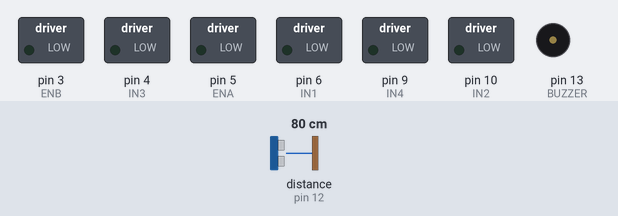
This sketch was run on a simulated Arduino Uno, built with avr-gcc and run on an emulated ATmega328P. Shown: switched loads named in the sketch (green lamp = pin HIGH), buzzer (waves = sounding, pin HIGH). Wiring (inferred from the names in the program): ultrasonic range finder: trigger pin 11; echo pin 12. The inputs (shaded band) are chosen by the test bench; at power-on: distance to the obstacle (sensor on pin 12) 80 cm. The echo pulse lasts 58.3 µs per cm; pins used as bus, display or sensor lines are not drawn.

Above: at 1.2 s.
1.3 s: distance to the obstacle (sensor on pin 12) set to 13 cm
2.8 s: distance to the obstacle (sensor on pin 12) set to 10 cm
At 4.8 s:
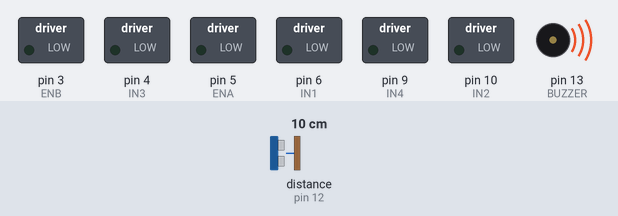
5.8 s: distance to the obstacle (sensor on pin 12) set to 5 cm
8.8 s: distance to the obstacle (sensor on pin 12) set to 2 cm
At 8.8 s:
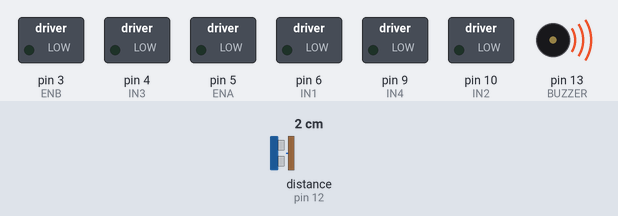
10.3 s: distance to the obstacle (sensor on pin 12) set to 4 cm
At 10.73 s:
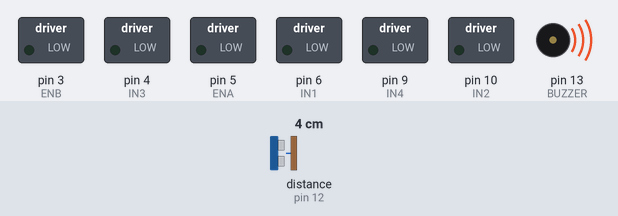
Timing chart, 0 to 14.3 s (numbered marks = the images above; inputs shaded):
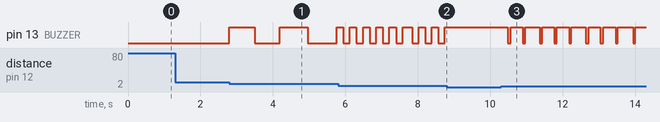

Measured:
- the behaviour switches between 12 and 11 cm on distance to the obstacle (sensor on pin 12) (found by bisection; images 0 and 1)
- the behaviour switches between 4 and 3 cm on distance to the obstacle (sensor on pin 12) (found by bisection; images 1 and 2)
- after the input at 1.3 s, every drawn part: stays the same
- after the input at 2.8 s, pin 13 (BUZZER): alternates HIGH for 0.73 s and LOW for 0.75 s, starting at once
- after the input at 8.8 s, pin 13 (BUZZER): stops changing and stays HIGH
- after the input at 10.3 s, pin 13 (BUZZER): HIGH → LOW after 0.18 s, then repeats every 1.3 s: HIGH 0.34 s, LOW 0.06 s, HIGH 0.40 s, LOW 0.08 s, HIGH 0.32 s, LOW 0.08 s

The sketch:

bt_car.ino
```cpp
// ================================================================
//  BT Tank Arabası - FINAL v3
//  Uygulama protokolü: F90R30 formatı
//    [F/B][00-99] = İleri/Geri hız
//    [L/R][00-99] = Sol/Sağ dönüş şiddeti
//
//  BAĞLANTILAR:
//    BT TX→Pin 0, BT RX→Pin 1  (!! yüklerken BT'yi çıkar !!)
//    ENA→Pin 5 (Sol motor hız PWM)
//    ENB→Pin 3 (Sağ motor hız PWM)
//    IN1=6, IN2=10 (Sol yön)
//    IN3=4, IN4=9  (Sağ yön)
//    Trig=11, Echo=12, Buzzer=13
// ================================================================

const int ENA = 5;
const int IN1 = 6;
const int IN2 = 10;
const int ENB = 3;
const int IN3 = 4;
const int IN4 = 9;
const int TRIG   = 11;
const int ECHO   = 12;
const int BUZZER = 13;

// ---- Hız ayarı ----
const int MIN_SPD  = 80;   // Motorun döndüğü minimum PWM
const int MAX_SPD  = 255;

// ---- Yön düzeltme: motor ters dönüyorsa true yap ----
const bool INV_FWD  = true;   // İleri/geri ters → true
const bool INV_TURN = true;   // Sol/sağ ters    → true

// ---- Mesafe ----
const int STOP_DIST = 3;
const int WARN_DIST = 10;

// ---- Durum ----
bool hornOn   = false;
bool blockFwd = false;
long curDist  = 999;

// Paket tamponu
char pkt[6];
int  pktLen = 0;

// Mevcut motor hızları (engel kontrolü için)
int curLeftSpd  = 0;
int curRightSpd = 0;

unsigned long prevSensor = 0;
unsigned long prevBuzz   = 0;
bool          buzzState  = false;

// ================================================================
void setup() {
  pinMode(ENA, OUTPUT); pinMode(IN1, OUTPUT); pinMode(IN2, OUTPUT);
  pinMode(ENB, OUTPUT); pinMode(IN3, OUTPUT); pinMode(IN4, OUTPUT);
  pinMode(TRIG, OUTPUT); pinMode(ECHO, INPUT);
  pinMode(BUZZER, OUTPUT);
  stopAll();
  Serial.begin(9600);
}

// ================================================================
void loop() {
  unsigned long now = millis();

  // Mesafe ölçümü
  if (now - prevSensor >= 80) {
    prevSensor = now;
    curDist    = measureDist();
    blockFwd   = (curDist <= STOP_DIST);
    // Engel anında ileri gidiyorsa durdur
    if (blockFwd && (curLeftSpd > 0 || curRightSpd > 0)) stopAll();
  }

  // Bluetooth
  while (Serial.available()) {
    char c = (char)Serial.read();
    // Tek karakterli komutlar (korna)
    if (c == 'V' || c == 'W') { hornOn = true;  pktLen = 0; continue; }
    if (c == 'v' || c == 'w') { hornOn = false; pktLen = 0; continue; }
    // Paket başlangıcı F veya B
    if (c == 'F' || c == 'B') { pkt[0] = c; pktLen = 1; continue; }
    // Paket birikimi
    if (pktLen > 0 && pktLen < 6) {
      pkt[pktLen++] = c;
      if (pktLen == 6) { processPacket(); pktLen = 0; }
    }
  }

  handleBuzzer(now);
}

// ================================================================
//  Paket işleme: pkt = [F/B][D1][D0][L/R][T1][T0]
//  Örnek: F90R30 → ileri %90, sağ %30
// ================================================================
void processPacket() {
  // İleri/Geri bileşeni
  int fwdVal  = (pkt[1] - '0') * 10 + (pkt[2] - '0'); // 0-99
  int fwdSign = (pkt[0] == 'F') ? 1 : -1;
  if (INV_FWD) fwdSign = -fwdSign;

  // Sol/Sağ bileşeni
  int turnVal  = (pkt[4] - '0') * 10 + (pkt[5] - '0'); // 0-99
  int turnSign = (pkt[3] == 'R') ? 1 : -1;
  if (INV_TURN) turnSign = -turnSign;

  // 0-99 → PWM: 0 için 0, 1-99 için MIN_SPD-MAX_SPD
  int fwdPWM  = (fwdVal  == 0) ? 0 : map(fwdVal,  1, 99, MIN_SPD, MAX_SPD);
  int turnPWM = (turnVal == 0) ? 0 : map(turnVal, 1, 60, 0, MAX_SPD / 2);

  // Diferansiyel motor hızı (eksenler değiştirildi)
  // L/R ekseni → iki motoru birden sürer (düz hareket)
  // F/B ekseni → motorlar arasında fark yaratır (dönüş)
  int leftSpd  = turnPWM * turnSign + fwdPWM * fwdSign;
  int rightSpd = turnPWM * turnSign - fwdPWM * fwdSign;

  // İleri engel kontrolü (sadece ileri yönü engelle)
  if (blockFwd) {
    if (leftSpd  > 0) leftSpd  = 0;
    if (rightSpd > 0) rightSpd = 0;
  }

  setL(leftSpd);
  setR(rightSpd);
}

// ================================================================
long measureDist() {
  digitalWrite(TRIG, LOW);  delayMicroseconds(2);
  digitalWrite(TRIG, HIGH); delayMicroseconds(10);
  digitalWrite(TRIG, LOW);
  long d = pulseIn(ECHO, HIGH, 25000);
  return (d == 0) ? 400 : d / 58L;
}

// ================================================================
void setL(int spd) {
  spd = constrain(spd, -MAX_SPD, MAX_SPD);
  curLeftSpd = spd;
  if      (spd > 0) { digitalWrite(IN1, HIGH); digitalWrite(IN2, LOW);  analogWrite(ENA, spd);  }
  else if (spd < 0) { digitalWrite(IN1, LOW);  digitalWrite(IN2, HIGH); analogWrite(ENA, -spd); }
  else              { analogWrite(ENA, 0); digitalWrite(IN1, LOW); digitalWrite(IN2, LOW); }
}

void setR(int spd) {
  spd = constrain(spd, -MAX_SPD, MAX_SPD);
  curRightSpd = spd;
  if      (spd > 0) { digitalWrite(IN3, HIGH); digitalWrite(IN4, LOW);  analogWrite(ENB, spd);  }
  else if (spd < 0) { digitalWrite(IN3, LOW);  digitalWrite(IN4, HIGH); analogWrite(ENB, -spd); }
  else              { analogWrite(ENB, 0); digitalWrite(IN3, LOW); digitalWrite(IN4, LOW); }
}

void stopAll() { setL(0); setR(0); }

// ================================================================
void handleBuzzer(unsigned long now) {
  if (hornOn || curDist <= STOP_DIST) {
    digitalWrite(BUZZER, HIGH); return;
  }
  if (curDist > WARN_DIST) {
    digitalWrite(BUZZER, LOW); buzzState = false; return;
  }
  long iv = map(curDist, STOP_DIST, WARN_DIST, 80L, 800L);
  if (now - prevBuzz >= (unsigned long)iv) {
    prevBuzz  = now;
    buzzState = !buzzState;
    digitalWrite(BUZZER, buzzState ? HIGH : LOW);
  }
}
```
